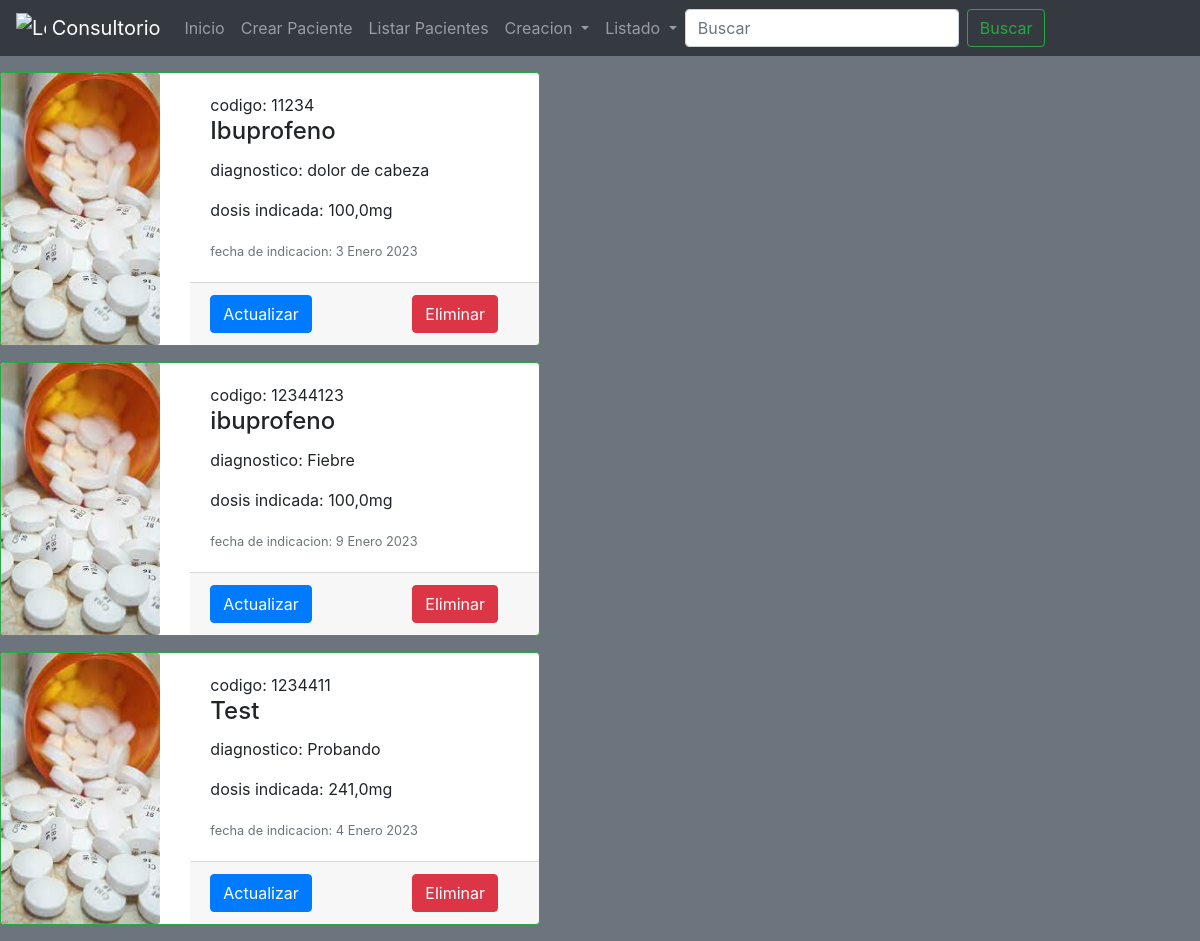
The page /list-medicines/ on the database as committed earlier.
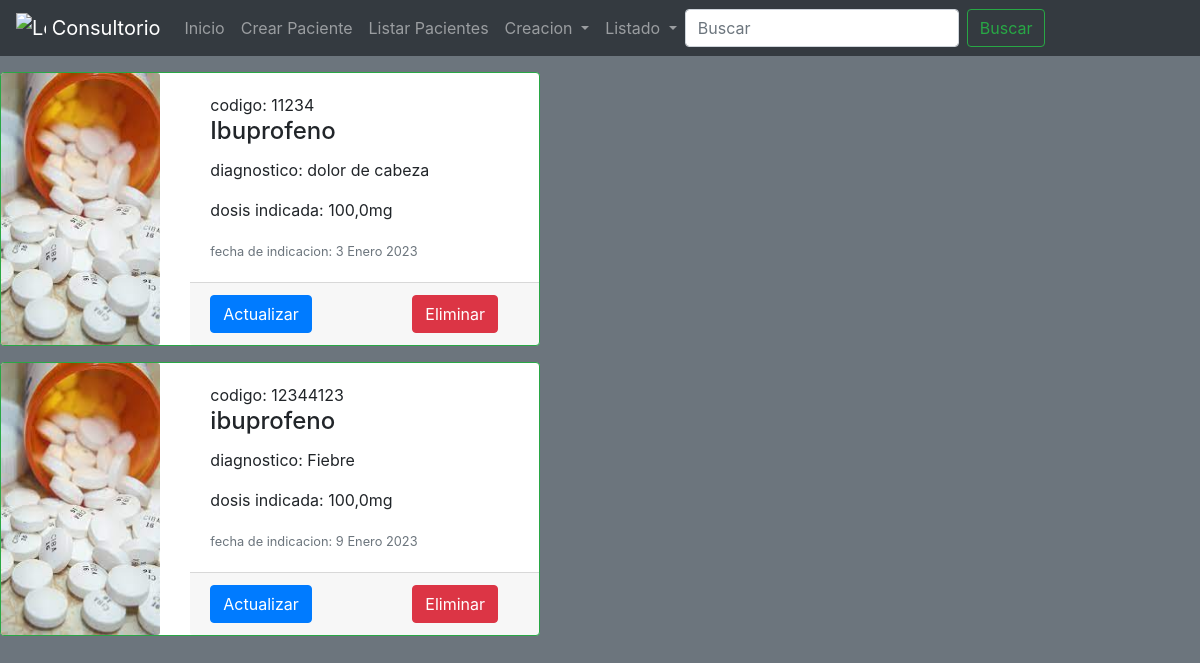
The same page on the database as committed later.
### Consultorio/models.py (models this page shows, shortened)
class Medicines(models.Model):
    name = models.CharField(max_length=50,blank=False)
    dose = models.FloatField(blank=False)
    indication_date = models.DateField(blank=False)
    diagnostic = models.CharField(max_length=100, blank=False)
    number = models.IntegerField(blank=False)
    class Meta:
        verbose_name = 'Receta'
        verbose_name_plural = 'Recetas'

### Consultorio/views.py (the view)
# urls.py: path("list-medicines/", medicine_list),
def medicine_list(request):
    if "search" in request.GET:
        search = request.GET["search"]
        list_medicines = Medicines.objects.filter(name__icontains = search)
    else:
        list_medicines = Medicines.objects.all()
    context = {
        "medicine_list" : list_medicines,
    }
    return render(request, "medicines/list_medicines.html", context=context)

### Templates/medicines/list_medicines.html (shortened to what this page needs)
{% extends 'base.html' %}
{% block navbar %}
<form class="form-inline my-2 my-lg-0" action="/list-medicines/" method="GET">
    <input class="form-control mr-sm-2" type="search" placeholder="Buscar" aria-label="Search" name="search">
    <button class="btn btn-outline-success my-2 my-sm-0" type="submit">Buscar</button>
</form>
{% endblock %}
{% block content %}
    {% for medicine in medicine_list %}
    <div class="card mb-3 mt-3 flex border-success" style="max-width: 540px;">
            <div class="row g-0">
                <div class="col-md-4">
                    <img class="card-img img-fluid rounded-start h-100">
                </div>
            <div class="col-md-8">
                <div class="card-body">
                    <h7 class="card-title">codigo: {{medicine.number}}</h6>
                    <h4 class="card-title">{{medicine.name}}</h5>
                    <p class="card-text">diagnostico: {{medicine.diagnostic}}</p>
                    <p class="card-text">dosis indicada: {{medicine.dose}}mg</p>
                    <p class="card-text"><small class="text-muted">fecha de indicacion: {{medicine.indication_date}}</small></p>
                </div>
                <div class="card-footer">
                    <a href="/update-medicine/{{medicine.id}}/" class="btn btn-primary mr-5">Actualizar</a>
                    <a href="/delete-medicine/{{medicine.id}}/" class="btn btn-danger ml-5">Eliminar</a>
                </div>
            </div>
            </div>
        </div>
    {% endfor %}
{% endblock %}

Rows that differ between the two databases and show on the page:
removed Medicines: number "1234411", name "Test", diagnostic "Probando", dose "241,0", indication_date "4 Enero 2023"
